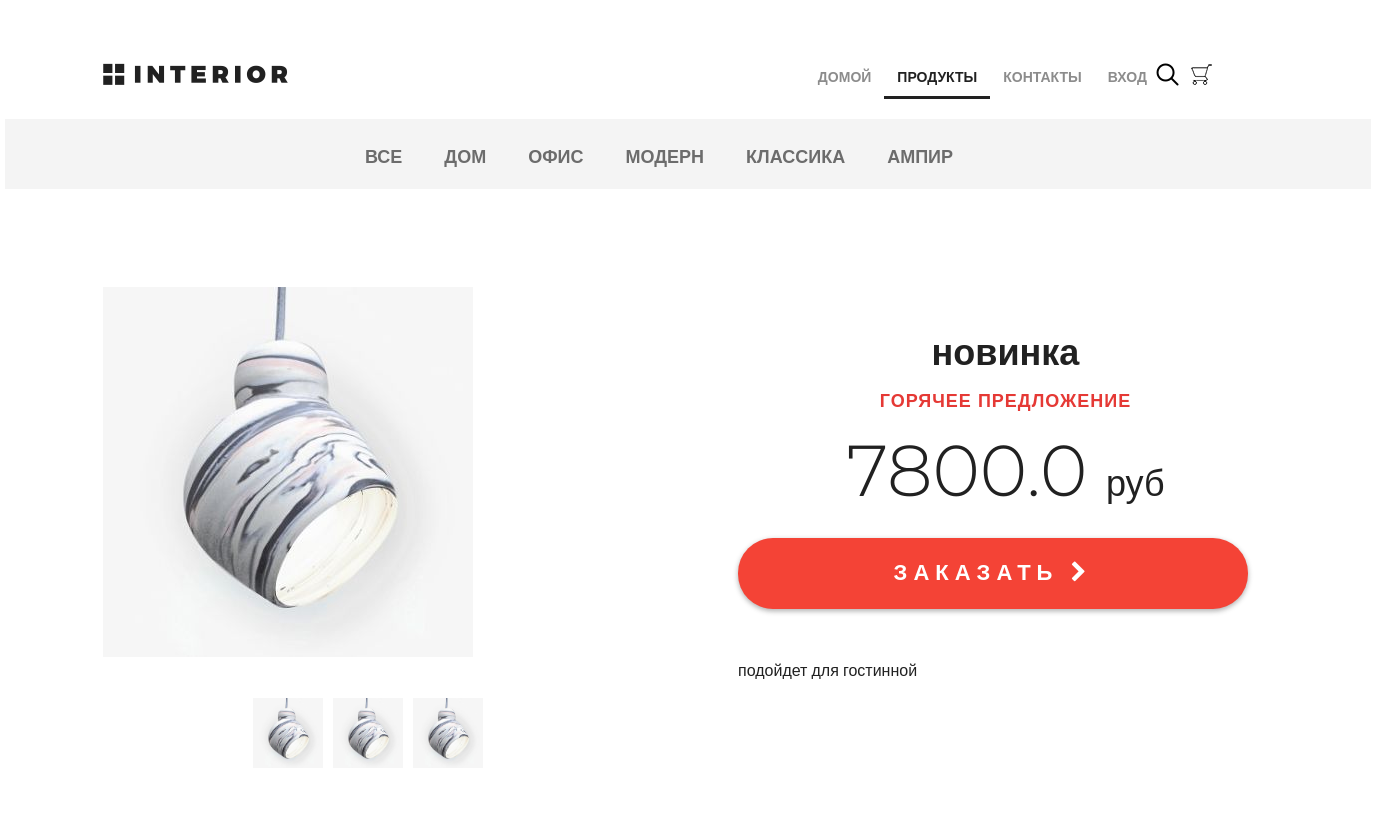
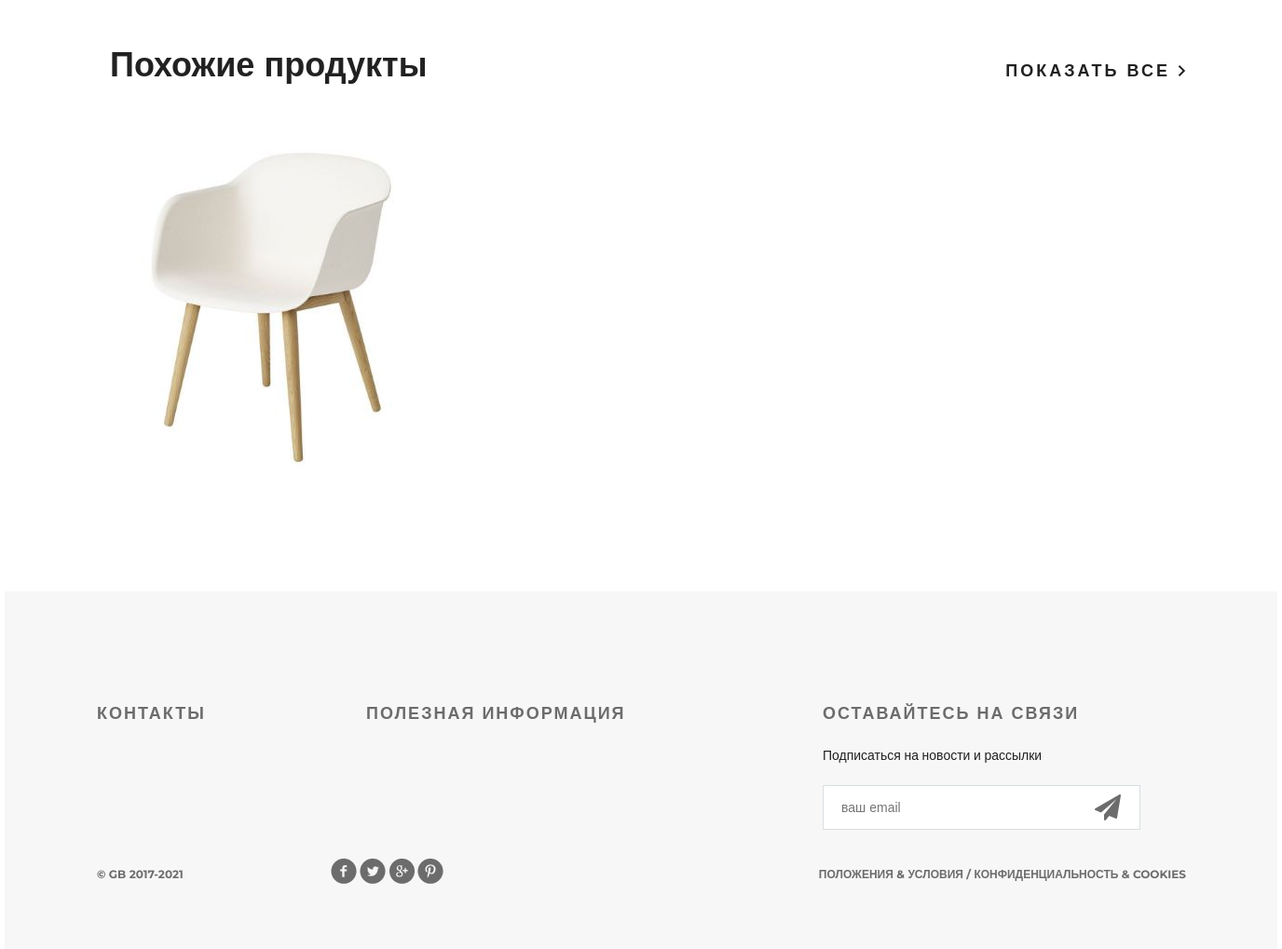
Screenshot of /products/ with the database file from the repository (2 pictures, top to bottom).
### mainapp/models.py (models this page shows, shortened)
class ProductCategory(models.Model):
    name = models.CharField(max_length=64, unique = True, verbose_name = 'имя')
    description = models.TextField(verbose_name='описание', blank=True)
    is_active = models.BooleanField(verbose_name="активность", default=True)

class Product(models.Model):
    category = models.ForeignKey(ProductCategory, on_delete=models.CASCADE)
    name = models.CharField(max_length=128, verbose_name='имя')
    image = models.ImageField(upload_to='product_images', blank=True)
    short_desc = models.CharField(max_length=64, verbose_name='краткое описание', blank=True)
    description = models.TextField(blank=True, verbose_name='описание')
    price = models.DecimalField(verbose_name='цена', max_digits=8, decimal_places=2, default=0)
    quantity = models.PositiveSmallIntegerField(verbose_name='количество на складе', default=0)
    is_active = models.BooleanField(verbose_name="активность", default=True)

### mainapp/views.py (the view, shortened to what this page needs)
# urls.py: path('products/', include('mainapp.urls', namespace='products')),
def products(request, pk=None):
    title = 'Продукты'
    links_menu = ProductCategory.objects.all()
    page = request.GET.get('p',1)
    hot_product = get_hot_product()
    same_products = get_same_products(hot_product)
    context={
        'title': title,
        'links_menu': links_menu,
        'same_products': same_products,
        'hot_product': hot_product,
    }
    return render(request, 'mainapp/products.html',context)

### mainapp/context_processors.py (called while the page is built)
def basket(request):
    basket_list = []
    if request.user.is_authenticated:
        basket_list = Basket.objects.filter(user=request.user)
    return {
        'basket': basket_list
    }

### mainapp/views.py (called while the page is built)
def get_same_products(hot_product):
    same_products = Product.objects.filter(category=hot_product.category).exclude(pk=hot_product.pk)[:3]
    return same_products

def get_hot_product():
    products_list = Product.objects.all()
    return random.sample(list(products_list), 1)[0]

### mainapp/templates/mainapp/products.html (shortened to what this page needs)
{% extends 'mainapp/base.html' %}
{% load static %}
{% block content %}
		<div class="hero-white">
			<div class="header clearfix">
				<a href="{% url 'main' %}" class="logo"></a>
				{% include 'mainapp/includes/inc_main_menu.html' %}
			</div>
		</div>
		<div class="details">
			<div class="links clearfix">
				{% include 'mainapp/includes/inc_categories_menu.html'%}
			</div>
			<div class="details-products">
				<div class="details-slider">
					<div class="slider-product">
						<img src="/media/{{ hot_product.image|default:'products_images/default.jpg' }}">
					</div>
					<div class="slider-control">
						<div class="block">
							<a href="#"><img src="/media/{{ hot_product.image|default:'products_images/default.jpg' }}" alt="">
							</a>
						</div>
						<div class="block">
							<a href="#"><img src="/media/{{ hot_product.image|default:'products_images/default.jpg' }}" alt="">
							</a>
						</div>
						<div class="block">
							<a href="#"><img src="/media/{{ hot_product.image|default:'products_images/default.jpg' }}" alt="">
							</a>
						</div>
					</div>
				</div>
				<div class="description">
					<h3 class="big-bold">{{ hot_product.name }}</h3>
					<h3 class="red">горячее предложение</h3>
					<p class="price"> {{ hot_product.price|floatformat:1 }} <span>руб</span></p>
					<a href="{% url 'basket:add' hot_product.pk %}" class="red-button">
						заказать <i class="fa fa-chevron-right" aria-hidden="true"></i>
					</a>
					<div class="description-text">
						<p>{{ hot_product.description }}</p>
					</div>
				</div>
			</div>
			<div class="related">
				<div class="title clearfix">
					<h2>Похожие продукты</h2>
					<a class="explore" href="#">показать все <img src="{% static 'img/arrow.png'%}" alt=""></a>
				</div>
				<div class="related-products clearfix">
					{% for product in same_products %}
						<div class="block">
							<a href="{% url 'products:product' product.pk %}"><img src="/media/{{ product.image|default:'products_images/default.jpg' }}" alt="{{product.short_desc}">
							</a>
						</div>
					{% endfor %}
				</div>
			</div>
		</div>
	<div class="clr"></div>
{% endblock %}

### mainapp/templates/mainapp/includes/inc_categories_menu.html
<ul class="links-menu">
	<li>
		<a href="{% url 'mainapp:category' 0 %}"
		{% if request.resolver_match.kwargs.pk == 0 %}class="active"{% endif %}>
			все
		</a>
	</li>
	{% for link in links_menu %}
		<li>
			<a href="{% url 'mainapp:category' link.pk %}"
				{% if request.resolver_match.kwargs.pk == link.pk %}class="active"{% endif %}>
				{{ link.name }}
			</a>
		</li>
	{% endfor %}
</ul>

### static/css/style.css (style rules this page uses)
* { margin: 0; padding: 0; }
body { font-family: 'Montserrat', sans-serif; }
html, body { height: 100%; }
.slider-control .block a img { width: 70px; }
.clr { height: 384px; }
.logo { background-image: url(/static/img/logo.png); margin-top: 63px; width: 185px; height: 22px; float: left; }
.clearfix:after { content: ""; display: block; clear: both; }
.explore { text-transform: uppercase; color: #212121; font-size: 18px; font-weight: 700; line-height: 24px; text-align: center; float: right; margin-top: 138px; letter-spacing: 3px; text-decoration: none; }
.big-bold { color: #212121; font-size: 36px; font-weight: 700; text-align: left; margin-bottom: 24px; line-height: 36px; }
.title { height: 152px; margin-right: 15px; }
.title h2 { float: left; margin-top: 118px; color: #212121; font-size: 36px; font-weight: 700; text-align: left; margin-left: 15px; }
.red { text-transform: uppercase; color: #e53935; font-size: 18px; font-weight: 700; text-align: left; letter-spacing: 1px; line-height: 17px; margin-bottom: 22px; }
.hero-white { background-color: #fff; height: 119px; padding-left: 98px; padding-right: 211px; position: relative; }
.links { height: 70px; background-color: #f4f4f4; position: relative; padding-left: 360px; }
.links-menu { margin: 27px auto 0px; position: absolute; }
.links-menu li { float: left; list-style-type: none; padding-right: 42px; }
.links-menu li a { text-decoration: none; color: #6c6c6c; font-size: 18px; font-weight: 700; text-transform: uppercase; }
.details-products { padding-left: 98px; padding-right: 98px; margin-top: 98px; height: 551px; }
.details-slider { width: 570px; float: left; margin-right: 30px; }
.slider-product { width: 570px; height: 400px; }
.slider-control { width: 420px; height: 70px; margin: 11px auto 0px; padding-left: 150px }
.slider-control .block { height: 70px; width: 70px; position: relative; float: left; margin-right: 10px; }
.description { width: 535px; float: right; padding-left: 35px }
.description .big-bold { color: #212121; font-size: 36px; font-weight: 700; text-align: center; margin-top: 47px; margin-bottom: 0px; }
.description .red { text-transform: uppercase; color: #e53935; font-size: 18px; font-weight: 700; text-align: center; letter-spacing: 1px; line-height: 17px; margin-top: 23px; margin-bottom: 36px; }
.description .price { color: #212121; font-size: 72px; font-weight: 300; line-height: 48px; text-align: center; }
.description .price span { color: #212121; font-size: 36px; font-weight: 300; line-height: 48px; text-align: center; }
.red-button { display: block; height: 71px; width: 510px; border-radius: 35px; background-color: #f44336; text-align: center; text-transform: uppercase; text-decoration: none; color: #ffffff; font-size: 22px; font-weight: 700; line-height: 24px; box-shadow: 0px 2px 4.85px 0.15px rgba(33, 33, 33, 0.35); line-height: 70px; letter-spacing: 6px; margin-top: 31px; }
.description-text { margin-top: 50px; color: #212121; font-size: 16px; font-weight: 300; line-height: 24px; text-align: left; }
.description-text p { margin-bottom: 0.5em; }
.related { padding: 0px 98px; }
.related .title { height: 143px; margin-right: 0; }
.related .title h2 { margin-top: 45px; }
.related .title .explore { margin-top: 62px; }
.related-products { margin-bottom: 120px; }
.related-products .block a img { float: left; }
.related-products .block { float: left; margin-right: 30px; display: block; height: 370px; width: 370px; position: relative; }

### rows the page displays
ProductCategory: name "ДОМ"
ProductCategory: name "ОФИС"
ProductCategory: name "МОДЕРН"
ProductCategory: name "КЛАССИКА"
ProductCategory: name "АМПИР"
Product: image (picture), name "новинка", price "7800.0", description "подойдет для гостинной"
Product: image (picture)
